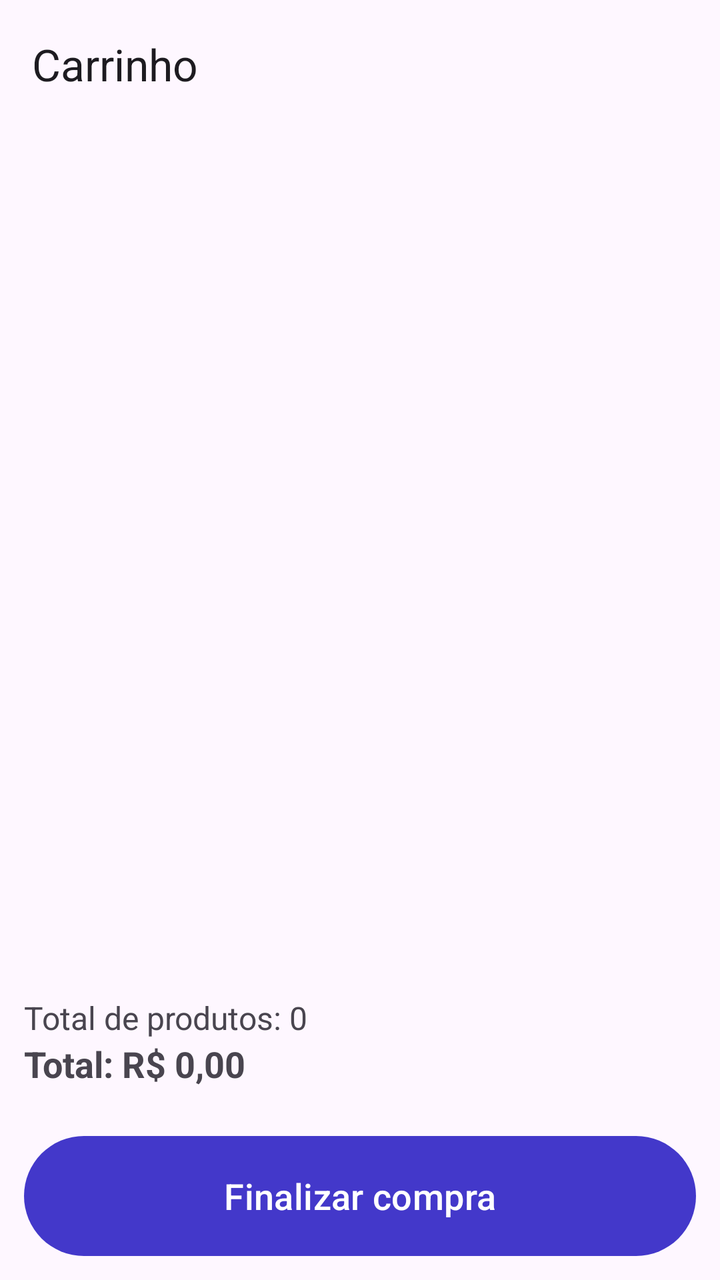
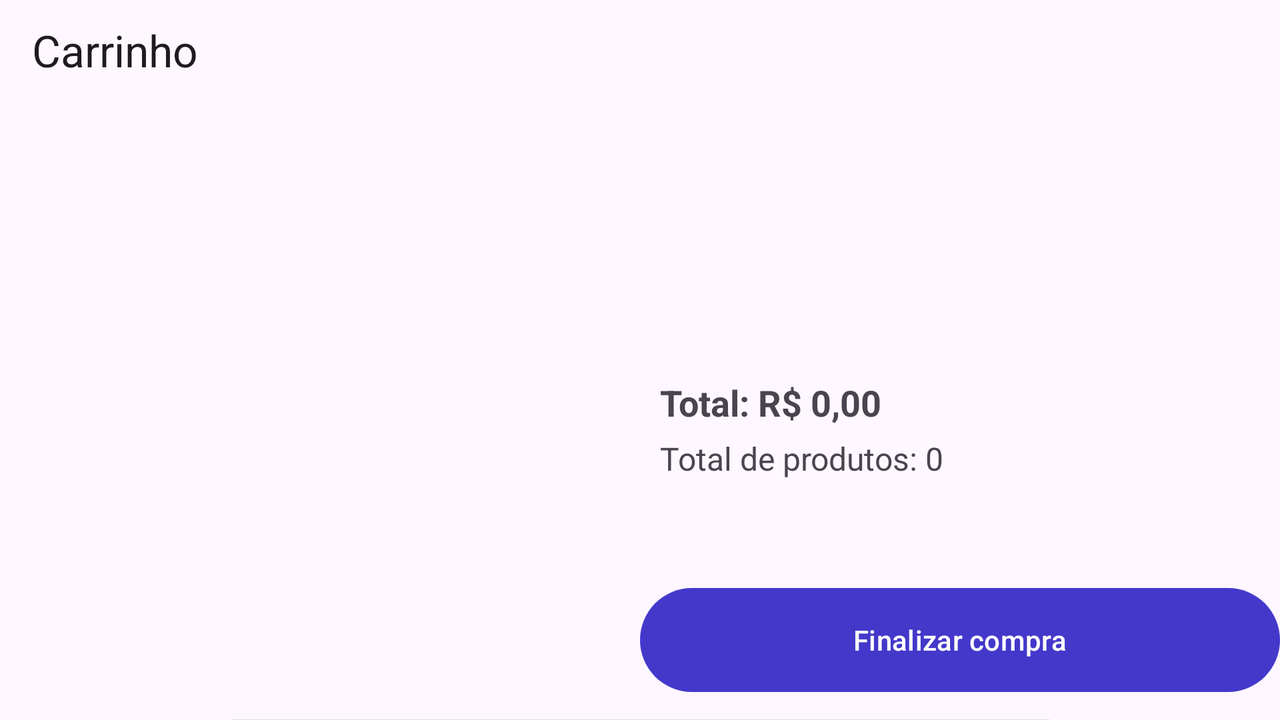

An Android layout and its configuration variant, each rendered on a device that would load it. The default file and the variant file are quoted in full after the pictures.
<!-- AndroidManifest.xml: application theme Theme.App_informatica -->
<!-- res/layout/carrinho_main.xml -->
<?xml version="1.0" encoding="utf-8"?>
<androidx.constraintlayout.widget.ConstraintLayout
    xmlns:android="http://schemas.android.com/apk/res/android"
    xmlns:app="http://schemas.android.com/apk/res-auto"
    android:layout_width="match_parent"
    android:layout_height="match_parent">

    <com.google.android.material.appbar.MaterialToolbar
        android:id="@+id/toolbar"
        android:layout_width="0dp"
        android:layout_height="wrap_content"
        android:backgroundTint="@color/white"
        app:title="Carrinho"
        app:navigationIcon="@drawable/baseline_arrow_back_24"
        app:layout_constraintTop_toTopOf="parent"
        app:layout_constraintStart_toStartOf="parent"
        app:layout_constraintEnd_toEndOf="parent"/>


    <androidx.recyclerview.widget.RecyclerView
        android:id="@+id/recyclerViewCartProducts"
        android:layout_width="0dp"
        android:layout_height="0dp"
        android:padding="8dp"
        app:layout_constraintTop_toBottomOf="@id/toolbar"
        app:layout_constraintBottom_toTopOf="@id/summaryContainer"
        app:layout_constraintStart_toStartOf="parent"
        app:layout_constraintEnd_toEndOf="parent"/>

    <TextView
        android:id="@+id/txtEmpty"
        android:layout_width="wrap_content"
        android:layout_height="wrap_content"
        android:text="Seu carrinho está vazio"
        android:textSize="18sp"
        android:visibility="gone"
        app:layout_constraintTop_toTopOf="parent"
        app:layout_constraintBottom_toBottomOf="parent"
        app:layout_constraintStart_toStartOf="parent"
        app:layout_constraintEnd_toEndOf="parent"/>

    <LinearLayout
        android:id="@+id/summaryContainer"
        android:layout_width="0dp"
        android:layout_height="wrap_content"
        android:orientation="vertical"
        android:padding="12dp"
        app:layout_constraintBottom_toTopOf="@id/buttonContainer"
        app:layout_constraintStart_toStartOf="parent"
        app:layout_constraintEnd_toEndOf="parent">

        <TextView
            android:id="@+id/txtTotalProdutos"
            android:layout_width="wrap_content"
            android:layout_height="wrap_content"
            android:text="Total de produtos: 0"
            android:textSize="16sp"/>

        <TextView
            android:id="@+id/txtTotalPreco"
            android:layout_width="wrap_content"
            android:layout_height="wrap_content"
            android:text="Total: R$ 0,00"
            android:textStyle="bold"
            android:textSize="18sp"/>
    </LinearLayout>


    <LinearLayout
        android:id="@+id/buttonContainer"
        android:layout_width="0dp"
        android:layout_height="wrap_content"
        android:orientation="horizontal"
        android:padding="12dp"
        app:layout_constraintBottom_toBottomOf="parent"
        app:layout_constraintStart_toStartOf="parent"
        app:layout_constraintEnd_toEndOf="parent">


        <Button
            android:id="@+id/btnConfirmar"
            android:layout_width="0dp"
            android:layout_height="60dp"
            android:layout_weight="1"
            android:textSize="18sp"
            android:background="@drawable/rounded_12px"
            android:onClick="openCheckout"
            android:text="Finalizar compra"/>
    </LinearLayout>

</androidx.constraintlayout.widget.ConstraintLayout>
<!-- resources referenced by this layout -->
<resources>
  <color name="white">#FFFFFFFF</color>
  <!-- drawable rounded_12px (drawable) -->
  <?xml version="1.0" encoding="utf-8"?>
  <shape xmlns:android="http://schemas.android.com/apk/res/android">
      <solid android:color="?attr/colorPrimary" />
      <corners android:radius="36dp" />
  </shape>
  <style name="Theme.App_informatica" parent="Base.Theme.App_informatica" />
  <style name="Base.Theme.App_informatica" parent="Theme.Material3.DayNight.NoActionBar">
          
          <item name="colorPrimary">@color/bluePrimary</item>
      </style>
  <color name="bluePrimary">#4338CA</color>
</resources>
<!-- res/layout-land/carrinho_main.xml (the repository's variant of the layout above) -->
<!-- drawn on the phone turned sideways -->
<?xml version="1.0" encoding="utf-8"?>
<androidx.constraintlayout.widget.ConstraintLayout xmlns:android="http://schemas.android.com/apk/res/android"
    xmlns:app="http://schemas.android.com/apk/res-auto"
    xmlns:tools="http://schemas.android.com/tools"
    android:id="@+id/main"
    android:layout_width="match_parent"
    android:layout_height="match_parent"
    tools:context=".Carrinho">

    <com.google.android.material.appbar.MaterialToolbar
        android:id="@+id/toolbar"
        android:layout_width="0dp"
        android:layout_height="50dp"
        android:backgroundTint="@color/white"
        app:layout_constraintEnd_toEndOf="parent"
        app:layout_constraintStart_toStartOf="parent"
        app:layout_constraintTop_toTopOf="parent"
        app:navigationIcon="@drawable/baseline_arrow_back_24"
        app:title="Carrinho" />

    <TextView
        android:id="@+id/txtTotalProdutos"
        android:layout_width="wrap_content"
        android:layout_height="wrap_content"
        android:layout_marginStart="10dp"
        android:layout_marginBottom="50dp"
        android:text="Total de produtos: 0"
        android:textSize="16sp"
        app:layout_constraintBottom_toTopOf="@+id/btnConfirmar"
        app:layout_constraintStart_toStartOf="@+id/guideline2" />

    <androidx.recyclerview.widget.RecyclerView
        android:id="@+id/recyclerViewCartProducts"
        android:layout_width="0dp"
        android:layout_height="0dp"
        app:layout_constraintBottom_toBottomOf="parent"
        app:layout_constraintEnd_toStartOf="@+id/guideline2"
        app:layout_constraintHorizontal_bias="1.0"
        app:layout_constraintStart_toStartOf="parent"
        app:layout_constraintTop_toTopOf="@+id/guideline4"
        app:layout_constraintVertical_bias="0.0" />

    <View
        android:id="@+id/divider"
        android:layout_width="409dp"
        android:layout_height="1dp"
        android:background="?android:attr/listDivider"
        app:layout_constraintBottom_toBottomOf="parent"
        app:layout_constraintEnd_toEndOf="parent"
        app:layout_constraintStart_toStartOf="parent"
        app:layout_constraintTop_toBottomOf="@+id/recyclerViewCartProducts"
        app:layout_constraintVertical_bias="0.0" />

    <Button
        android:id="@+id/btnConfirmar"
        android:layout_width="0dp"
        android:layout_height="60dp"
        android:layout_marginBottom="10dp"
        android:onClick="openCheckout"
        android:text="Finalizar compra"
        app:layout_constraintBottom_toBottomOf="parent"
        app:layout_constraintEnd_toEndOf="parent"
        app:layout_constraintHorizontal_bias="0.427"
        app:layout_constraintStart_toEndOf="@+id/recyclerViewCartProducts"
        app:layout_constraintStart_toStartOf="@+id/guideline2" />

    <TextView
        android:id="@+id/txtEmpty"
        android:layout_width="wrap_content"
        android:layout_height="wrap_content"
        android:text="Seu carrinho está vazio"
        android:textSize="12sp"
        android:visibility="gone"
        app:layout_constraintBottom_toBottomOf="parent"
        app:layout_constraintEnd_toStartOf="@+id/guideline2"
        app:layout_constraintStart_toStartOf="parent"
        app:layout_constraintTop_toTopOf="@+id/recyclerViewCartProducts" />

    <TextView
        android:id="@+id/txtTotalPreco"
        android:layout_width="wrap_content"
        android:layout_height="wrap_content"
        android:layout_marginStart="10dp"
        android:layout_marginBottom="5dp"
        android:text="Total: R$ 0,00"
        android:textSize="18sp"
        android:textStyle="bold"
        app:layout_constraintBottom_toTopOf="@+id/txtTotalProdutos"
        app:layout_constraintStart_toStartOf="@+id/guideline2" />

    <androidx.constraintlayout.widget.Guideline
        android:id="@+id/guideline2"
        android:layout_width="wrap_content"
        android:layout_height="wrap_content"
        android:orientation="vertical"
        app:layout_constraintGuide_percent="0.5" />

    <androidx.constraintlayout.widget.Guideline
        android:id="@+id/guideline4"
        android:layout_width="wrap_content"
        android:layout_height="wrap_content"
        android:orientation="horizontal"
        app:layout_constraintGuide_percent="0.13" />

</androidx.constraintlayout.widget.ConstraintLayout>
<!-- resources referenced by the variant -->
<!-- as the phone turned sideways resolves them -->
<resources>
  <color name="white">#FFFFFFFF</color>
  <style name="Theme.App_informatica" parent="Base.Theme.App_informatica" />
  <style name="Base.Theme.App_informatica" parent="Theme.Material3.DayNight.NoActionBar">
          
          <item name="colorPrimary">@color/bluePrimary</item>
      </style>
  <color name="bluePrimary">#4338CA</color>
</resources>
